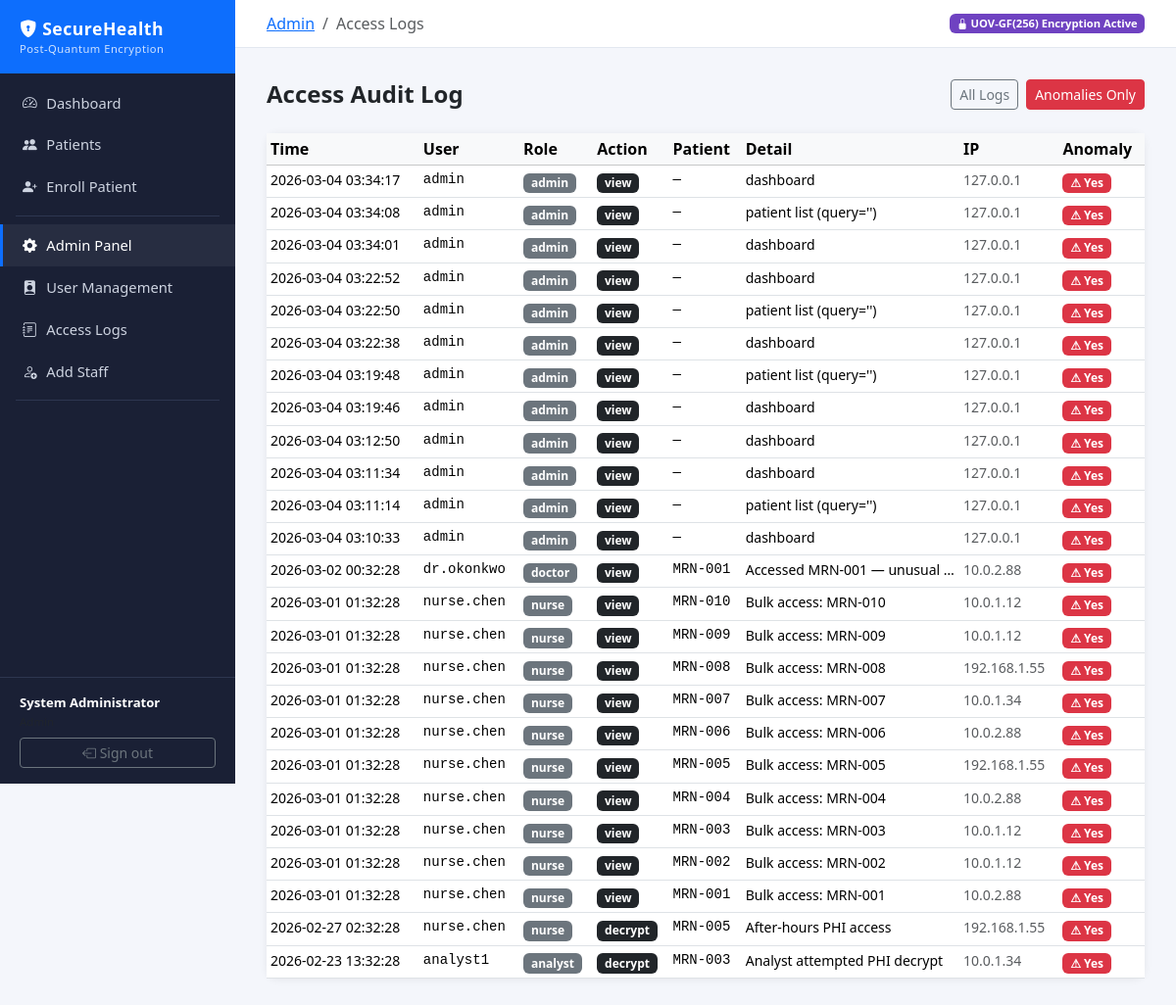
Page /admin/logs?anomalies=1 (signed in) on the committed database.
### models.py (models this page shows, shortened)
class User(UserMixin, db.Model):
    __tablename__ = "users"
    id            = db.Column(db.Integer, primary_key=True)
    username      = db.Column(db.String(64),  unique=True, nullable=False, index=True)
    email         = db.Column(db.String(128), unique=True, nullable=False)
    password_hash = db.Column(db.String(256), nullable=False)
    full_name     = db.Column(db.String(128), nullable=False)
    role          = db.Column(db.String(16),  nullable=False, default=Role.NURSE)
    department    = db.Column(db.String(64))
    is_active     = db.Column(db.Boolean, default=True, nullable=False)
    created_at    = db.Column(db.DateTime, default=datetime.utcnow, nullable=False)
    last_login    = db.Column(db.DateTime)
    encryption_key = db.relationship("EncryptionKey", back_populates="user",
                                     uselist=False, cascade="all, delete-orphan")
    access_logs    = db.relationship("AccessLog", back_populates="user",
                                     lazy="dynamic", cascade="all, delete-orphan")
    patients_added = db.relationship("Patient", back_populates="added_by_user",
                                     lazy="dynamic")
    @property
    def is_admin(self):
        return self.role == Role.ADMIN

class AccessLog(db.Model):
    __tablename__ = "access_logs"
    id            = db.Column(db.Integer, primary_key=True)
    user_id       = db.Column(db.Integer, db.ForeignKey("users.id"), nullable=False, index=True)
    patient_id    = db.Column(db.Integer, db.ForeignKey("patients.id"), nullable=True, index=True)
    action        = db.Column(db.String(32), nullable=False)  # from ACTION_TYPES
    detail        = db.Column(db.String(256))                  # free-text context
    ip_address    = db.Column(db.String(45))                   # IPv4/IPv6
    user_agent    = db.Column(db.String(256))
    timestamp     = db.Column(db.DateTime, default=datetime.utcnow, nullable=False, index=True)
    is_anomalous  = db.Column(db.Boolean, default=False)
    anomaly_score = db.Column(db.Float)
    anomaly_reason = db.Column(db.String(512))
    user_role     = db.Column(db.String(16))
    user    = db.relationship("User",    back_populates="access_logs")
    patient = db.relationship("Patient", back_populates="access_logs")

class Patient(db.Model):
    __tablename__ = "patients"
    id               = db.Column(db.Integer, primary_key=True)
    enc_name         = db.Column(db.Text, nullable=False)    # full name
    enc_dob          = db.Column(db.Text, nullable=False)    # date of birth
    enc_ssn          = db.Column(db.Text)                    # SSN (optional)
    enc_address      = db.Column(db.Text)                    # home address
    enc_phone        = db.Column(db.Text)                    # contact phone
    enc_email        = db.Column(db.Text)                    # email
    mrn              = db.Column(db.String(16), unique=True, nullable=False, index=True)
    blood_type       = db.Column(db.String(4))               # e.g. "O+"
    sex              = db.Column(db.String(1))               # M / F / O
    age_at_admission = db.Column(db.Integer)
    added_by         = db.Column(db.Integer, db.ForeignKey("users.id"), nullable=False)
    created_at       = db.Column(db.DateTime, default=datetime.utcnow, nullable=False)
    updated_at       = db.Column(db.DateTime, default=datetime.utcnow,
                                  onupdate=datetime.utcnow)
    added_by_user    = db.relationship("User", back_populates="patients_added",
                                        foreign_keys=[added_by])
    records          = db.relationship("MedicalRecord", back_populates="patient",
                                        lazy="dynamic", cascade="all, delete-orphan")
    access_logs      = db.relationship("AccessLog", back_populates="patient",
                                        lazy="dynamic", cascade="all, delete-orphan")

### routes/admin.py (the view)
@admin_bp.route("/logs")
@login_required
def logs():
    redir = _require_admin()
    if redir:
        return redir
    page      = request.args.get("page", 1, type=int)
    per_page  = 50
    anomalies_only = request.args.get("anomalies", "0") == "1"
    query = AccessLog.query.order_by(AccessLog.timestamp.desc())
    if anomalies_only:
        query = query.filter_by(is_anomalous=True)
    paginated = query.paginate(page=page, per_page=per_page, error_out=False)
    return render_template("admin_logs.html", logs=paginated, anomalies_only=anomalies_only)

### main.py (called while the page is built)
def create_app(config_class=Config) -> Flask:
    app = Flask(__name__, instance_relative_config=True)
    app.config.from_object(config_class)
    os.makedirs(app.instance_path, exist_ok=True)
    db.init_app(app)
    login_manager = LoginManager(app)
    login_manager.login_view          = "auth.login"
    login_manager.login_message       = "Please sign in to access this page."
    login_manager.login_message_category = "warning"
    @login_manager.user_loader
    def load_user(user_id):
        return User.query.get(int(user_id))
    app.register_blueprint(auth_bp)
    app.register_blueprint(patients_bp)
    app.register_blueprint(admin_bp)
    with app.app_context():
        db.create_all()
        _seed_admin(app)
    return app

### routes/admin.py (called while the page is built)
def _require_admin():
    if not current_user.is_admin:
        flash("Admin access required.", "danger")
        return redirect(url_for("patients.dashboard"))
    return None

### templates/admin_logs.html (shortened to what this page needs)
{% extends "base.html" %}
{% block breadcrumb %}
<li class="breadcrumb-item"><a href="{{ url_for('admin.dashboard') }}">Admin</a></li>
<li class="breadcrumb-item active">Access Logs</li>
{% endblock %}
{% block content %}
<div class="d-flex align-items-center justify-content-between mb-4">
  <h4 class="fw-bold mb-0">Access Audit Log</h4>
  <div class="d-flex gap-2">
    <a href="{{ url_for('admin.logs') }}" class="btn btn-sm {{ 'btn-primary' if not anomalies_only else 'btn-outline-secondary' }}">All Logs</a>
    <a href="{{ url_for('admin.logs') }}?anomalies=1" class="btn btn-sm {{ 'btn-danger' if anomalies_only else 'btn-outline-danger' }}">
      Anomalies Only
    </a>
  </div>
</div>
<div class="card">
  <div class="table-responsive">
    <table class="table table-sm mb-0">
      <thead class="table-light">
        <tr>
          <th>Time</th><th>User</th><th>Role</th><th>Action</th>
          <th>Patient</th><th>Detail</th><th>IP</th><th>Anomaly</th>
        </tr>
      </thead>
      <tbody>
        {% for log in logs.items %}
        <tr class="{{ 'anomaly-row' if log.is_anomalous }}">
          <td class="small text-nowrap">{{ log.timestamp.strftime('%Y-%m-%d %H:%M:%S') }}</td>
          <td class="small font-monospace">{{ log.user.username if log.user else log.user_id }}</td>
          <td><span class="badge bg-secondary small">{{ log.user_role or '—' }}</span></td>
          <td><span class="badge bg-dark">{{ log.action }}</span></td>
          <td class="small font-monospace">{{ log.patient.mrn if log.patient else '—' }}</td>
          <td class="small" style="max-width:200px;overflow:hidden;text-overflow:ellipsis;white-space:nowrap;" title="{{ log.detail }}">
            {{ log.detail or '—' }}
          </td>
          <td class="small text-muted">{{ log.ip_address or '—' }}</td>
          <td>
            {% if log.is_anomalous %}
            <span class="badge bg-danger" title="{{ log.anomaly_reason }}">⚠ Yes</span>
            {% else %}
            <span class="badge bg-light text-dark border">OK</span>
            {% endif %}
          </td>
        </tr>
        {% else %}
        <tr><td colspan="8" class="text-center text-muted py-4">No log entries yet</td></tr>
        {% endfor %}
      </tbody>
    </table>
  </div>
</div>
{% endblock %}

### templates/base.html (shortened to what this page needs)
<!DOCTYPE html>
<html lang="en">
<head>
  <link rel="stylesheet" href="https://cdn.jsdelivr.net/npm/bootstrap@5.3.2/dist/css/bootstrap.min.css">
  <link rel="stylesheet" href="https://cdn.jsdelivr.net/npm/bootstrap-icons@1.11.3/font/bootstrap-icons.css">
</head>
<body>
{% if current_user.is_authenticated %}
<div class="sidebar">
  <div class="brand">
    <i class="bi bi-shield-lock-fill"></i> SecureHealth
    <small>Post-Quantum Encryption</small>
  </div>
  <nav class="mt-2">
    <a href="{{ url_for('patients.dashboard') }}"
       class="{{ 'active' if request.endpoint == 'patients.dashboard' }}">
      <i class="bi bi-speedometer2"></i> Dashboard
    </a>
    <a href="{{ url_for('patients.list_patients') }}"
       class="{{ 'active' if 'patient' in request.endpoint and 'admin' not in request.endpoint }}">
      <i class="bi bi-people-fill"></i> Patients
    </a>
    <a href="{{ url_for('patients.add_patient') }}">
      <i class="bi bi-person-plus-fill"></i> Enroll Patient
    </a>
    <div class="divider"></div>
    {% if current_user.is_admin %}
    <a href="{{ url_for('admin.dashboard') }}"
       class="{{ 'active' if 'admin' in request.endpoint }}">
      <i class="bi bi-gear-fill"></i> Admin Panel
    </a>
    <a href="{{ url_for('admin.users') }}">
      <i class="bi bi-person-badge-fill"></i> User Management
    </a>
    <a href="{{ url_for('admin.logs') }}">
      <i class="bi bi-journal-text"></i> Access Logs
    </a>
    <a href="{{ url_for('auth.register') }}">
      <i class="bi bi-person-add"></i> Add Staff
    </a>
    <div class="divider"></div>
    {% endif %}
  </nav>
  <div class="user-info">
    <div class="text-white fw-semibold">{{ current_user.full_name }}</div>
    <div class="text-muted small">{{ current_user.role | title }}</div>
    <form action="{{ url_for('auth.logout') }}" method="post" class="mt-2">
      <button class="btn btn-sm btn-outline-secondary w-100">
        <i class="bi bi-box-arrow-left"></i> Sign out
      </button>
    </form>
  </div>
</div>
{% endif %}
<div class="{{ 'main' if current_user.is_authenticated }}">
  {% if current_user.is_authenticated %}
  <div class="topbar">
    <nav aria-label="breadcrumb">
      <ol class="breadcrumb">
        {% block breadcrumb %}{% endblock %}
      </ol>
    </nav>
    <span class="badge badge-pq">
      <i class="bi bi-lock-fill"></i> UOV-GF(256) Encryption Active
    </span>
  </div>
  {% endif %}
  {% block content %}{% endblock %}
</div>
</body>
</html>

### templates/base.html (style rules this page uses)
:root { --accent: #0d6efd; --danger: #dc3545; --success: #198754; }
body { background: #f4f6fb; font-family: 'Segoe UI', sans-serif; }
.sidebar { min-height: 100vh; background: #1a2035; color: #cdd3e0; width: 240px; position: fixed; top: 0; left: 0; z-index: 100; display: flex; flex-direction: column; padding-top: 0; }
.sidebar .brand { background: #0d6efd; color: #fff; padding: 1rem 1.25rem; font-weight: 700; font-size: 1.1rem; letter-spacing: .5px; }
.sidebar .brand small { display: block; font-size: .7rem; font-weight: 400; opacity: .8; }
.sidebar nav a { display: flex; align-items: center; gap: .6rem; padding: .65rem 1.25rem; color: #cdd3e0; text-decoration: none; font-size: .92rem; border-left: 3px solid transparent; transition: all .15s; }
.sidebar nav a:hover, .sidebar nav a.active { background: rgba(255,255,255,.06); color: #fff; border-left-color: #0d6efd; }
.sidebar nav .divider { border-top: 1px solid #2d3650; margin: .5rem 1rem; }
.sidebar .user-info { margin-top: auto; padding: 1rem 1.25rem; border-top: 1px solid #2d3650; font-size: .82rem; }
.main { margin-left: 240px; padding: 2rem; min-height: 100vh; }
.topbar { background: #fff; border-bottom: 1px solid #e3e8f0; padding: .75rem 2rem; margin: -2rem -2rem 2rem -2rem; display: flex; justify-content: space-between; align-items: center; }
.topbar .breadcrumb { margin: 0; }
.card { border: none; border-radius: 12px; box-shadow: 0 1px 8px rgba(0,0,0,.07); }
.badge-pq { background: #6f42c1; color: #fff; font-size: .7rem; }
.anomaly-row { background: #fff5f5 !important; }

### rows in the picture
User: full_name "System Administrator"
AccessLog: timestamp "2026-03-04 03:34:17", user "admin", user_role "admin", action "view", patient "—", detail "dashboard", ip_address "127.0.0.1"
AccessLog: timestamp "2026-03-04 03:34:08", user "admin", user_role "admin", action "view", patient "—", detail "patient list (query='')", ip_address "127.0.0.1"
AccessLog: timestamp "2026-03-04 03:34:01", user "admin", user_role "admin", action "view", patient "—", detail "dashboard", ip_address "127.0.0.1"
AccessLog: timestamp "2026-03-04 03:22:52", user "admin", user_role "admin", action "view", patient "—", detail "dashboard", ip_address "127.0.0.1"
AccessLog: timestamp "2026-03-04 03:22:50", user "admin", user_role "admin", action "view", patient "—", detail "patient list (query='')", ip_address "127.0.0.1"
AccessLog: timestamp "2026-03-04 03:22:38", user "admin", user_role "admin", action "view", patient "—", detail "dashboard", ip_address "127.0.0.1"
AccessLog: timestamp "2026-03-04 03:19:48", user "admin", user_role "admin", action "view", patient "—", detail "patient list (query='')", ip_address "127.0.0.1"
AccessLog: timestamp "2026-03-04 03:19:46", user "admin", user_role "admin", action "view", patient "—", detail "dashboard", ip_address "127.0.0.1"
AccessLog: timestamp "2026-03-04 03:12:50", user "admin", user_role "admin", action "view", patient "—", detail "dashboard", ip_address "127.0.0.1"
AccessLog: timestamp "2026-03-04 03:11:34", user "admin", user_role "admin", action "view", patient "—", detail "dashboard", ip_address "127.0.0.1"
AccessLog: timestamp "2026-03-04 03:11:14", user "admin", user_role "admin", action "view", patient "—", detail "patient list (query='')", ip_address "127.0.0.1"
AccessLog: timestamp "2026-03-04 03:10:33", user "admin", user_role "admin", action "view", patient "—", detail "dashboard", ip_address "127.0.0.1"
AccessLog: timestamp "2026-03-02 00:32:28", user "dr.okonkwo", user_role "doctor", action "view", patient "MRN-001", detail "Accessed MRN-001 — unusual IP", ip_address "10.0.2.88"
AccessLog: timestamp "2026-03-01 01:32:28", user "nurse.chen", user_role "nurse", action "view", patient "MRN-010", detail "Bulk access: MRN-010", ip_address "10.0.1.12"
AccessLog: timestamp "2026-03-01 01:32:28", user "nurse.chen", user_role "nurse", action "view", patient "MRN-009", detail "Bulk access: MRN-009", ip_address "10.0.1.12"
AccessLog: timestamp "2026-03-01 01:32:28", user "nurse.chen", user_role "nurse", action "view", patient "MRN-008", detail "Bulk access: MRN-008", ip_address "192.168.1.55"
AccessLog: timestamp "2026-03-01 01:32:28", user "nurse.chen", user_role "nurse", action "view", patient "MRN-007", detail "Bulk access: MRN-007", ip_address "10.0.1.34"
AccessLog: timestamp "2026-03-01 01:32:28", user "nurse.chen", user_role "nurse", action "view", patient "MRN-006", detail "Bulk access: MRN-006", ip_address "10.0.2.88"
AccessLog: timestamp "2026-03-01 01:32:28", user "nurse.chen", user_role "nurse", action "view", patient "MRN-005", detail "Bulk access: MRN-005", ip_address "192.168.1.55"
AccessLog: timestamp "2026-03-01 01:32:28", user "nurse.chen", user_role "nurse", action "view", patient "MRN-004", detail "Bulk access: MRN-004", ip_address "10.0.2.88"
AccessLog: timestamp "2026-03-01 01:32:28", user "nurse.chen", user_role "nurse", action "view", patient "MRN-003", detail "Bulk access: MRN-003", ip_address "10.0.1.12"
AccessLog: timestamp "2026-03-01 01:32:28", user "nurse.chen", user_role "nurse", action "view", patient "MRN-002", detail "Bulk access: MRN-002", ip_address "10.0.1.12"
AccessLog: timestamp "2026-03-01 01:32:28", user "nurse.chen", user_role "nurse", action "view", patient "MRN-001", detail "Bulk access: MRN-001", ip_address "10.0.2.88"
AccessLog: timestamp "2026-02-27 02:32:28", user "nurse.chen", user_role "nurse", action "decrypt", patient "MRN-005", detail "After-hours PHI access", ip_address "192.168.1.55"
AccessLog: timestamp "2026-02-23 13:32:28", user "analyst1", user_role "analyst", action "decrypt", patient "MRN-003", detail "Analyst attempted PHI decrypt", ip_address "10.0.1.34"
